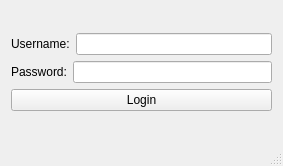
<?xml version="1.0" encoding="UTF-8"?>
<ui version="4.0">
 <class>LoginWindow</class>
 <widget class="QMainWindow" name="LoginWindow">
  <property name="geometry">
   <rect>
    <x>0</x>
    <y>0</y>
    <width>283</width>
    <height>166</height>
   </rect>
  </property>
  <property name="windowTitle">
   <string>Login to Pint MS</string>
  </property>
  <widget class="QWidget" name="centralWidget">
   <layout class="QGridLayout" name="gridLayout">
    <item row="0" column="0">
     <layout class="QVBoxLayout" name="verticalLayout">
      <item>
       <layout class="QHBoxLayout" name="horizontalLayout">
        <item>
         <widget class="QLabel" name="usernameLabel">
          <property name="text">
           <string>Username:</string>
          </property>
         </widget>
        </item>
        <item>
         <widget class="QLineEdit" name="usernameLineEdit"/>
        </item>
       </layout>
      </item>
      <item>
       <layout class="QHBoxLayout" name="horizontalLayout_2">
        <item>
         <widget class="QLabel" name="passwordLabel">
          <property name="text">
           <string>Password:</string>
          </property>
         </widget>
        </item>
        <item>
         <widget class="QLineEdit" name="passwordLineEdit"/>
        </item>
       </layout>
      </item>
      <item>
       <widget class="QPushButton" name="loginButton">
        <property name="text">
         <string>Login</string>
        </property>
       </widget>
      </item>
     </layout>
    </item>
   </layout>
  </widget>
  <widget class="QMenuBar" name="menuBar">
   <property name="geometry">
    <rect>
     <x>0</x>
     <y>0</y>
     <width>283</width>
     <height>22</height>
    </rect>
   </property>
  </widget>
  <widget class="QStatusBar" name="statusBar"/>
 </widget>
 <layoutdefault spacing="6" margin="11"/>
 <resources/>
 <connections/>
</ui>
